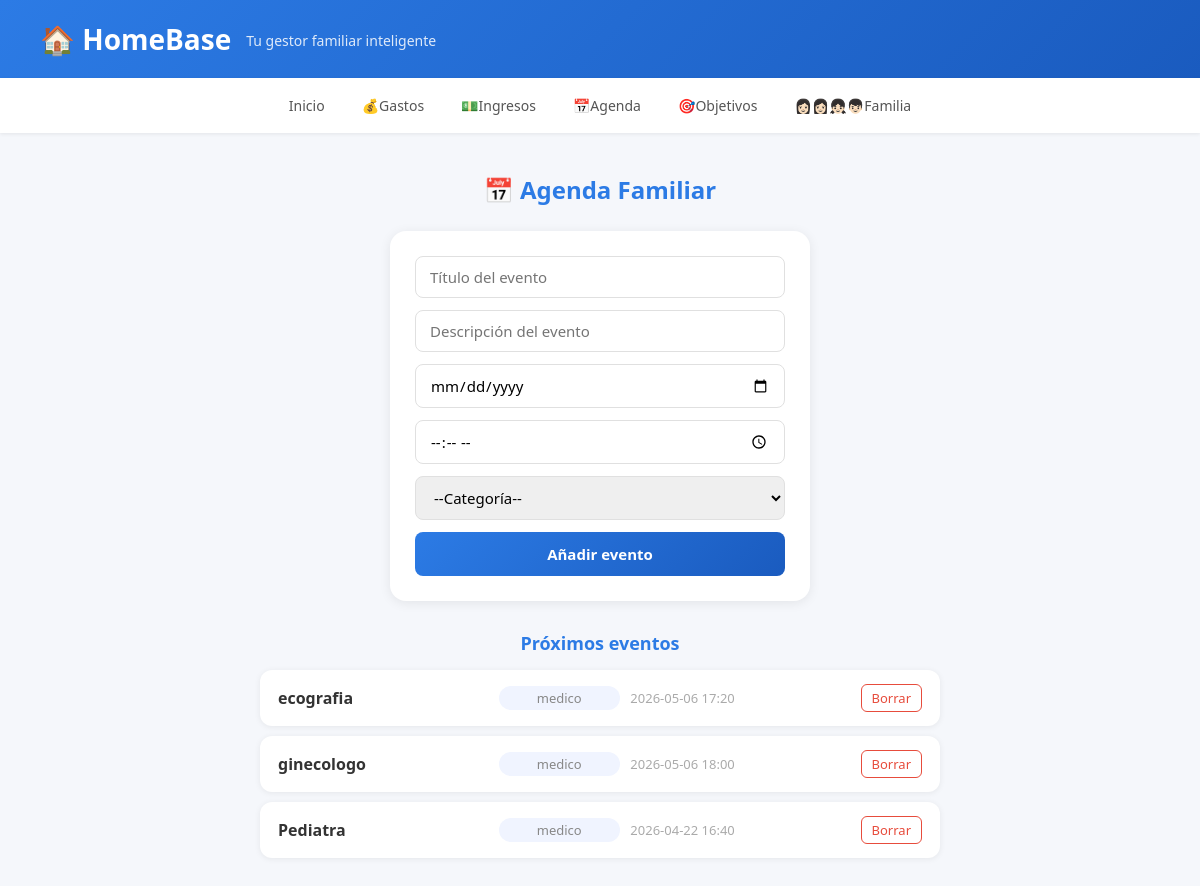
Page /agenda on the earlier database version.
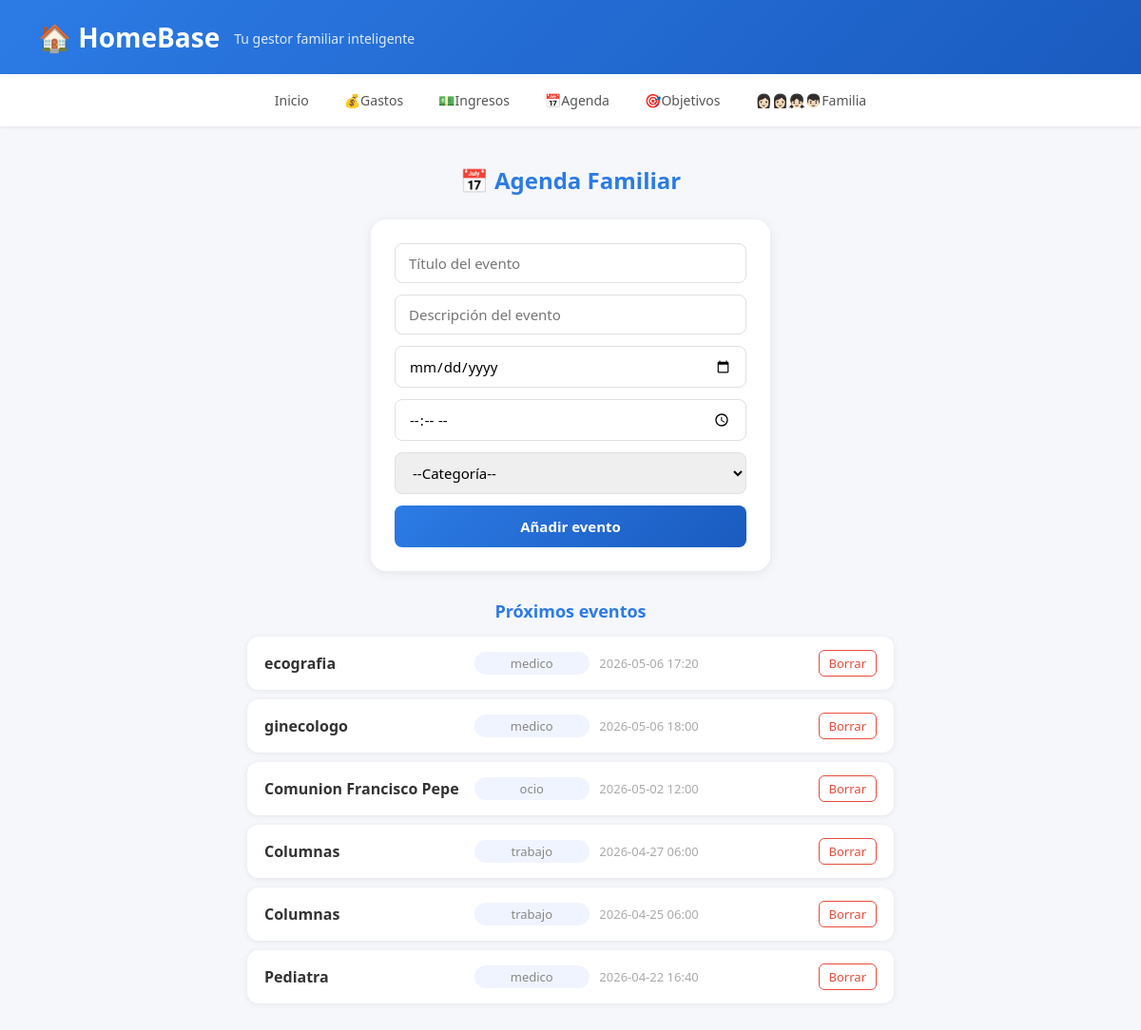
Same page on the later database version.
### tables this page shows
CREATE TABLE agenda(
            id INTEGER PRIMARY KEY AUTOINCREMENT,
            titulo TEXT NOT NULL,
            descripcion TEXT,
            fecha TEXT NOT NULL,
            hora TEXT,
            categoria TEXT NOT NULL);

### app.py (the view, shortened to what this page needs)
@app.route('/agenda', methods=['GET', 'POST'])
def agenda():
    conn = get_db()
    lista_agenda = conn.execute('SELECT * FROM agenda ORDER BY fecha DESC').fetchall()
    conn.close()
    return render_template('agenda.html', eventos=lista_agenda)

### app.py (called while the page is built)
def get_db():
    conn = sqlite3.connect('homebase.db')
    conn.row_factory = sqlite3.Row
    return conn

### templates/agenda.html (shortened to what this page needs)
<!DOCTYPE html>
<html lang="en">
<head>
    <link rel="stylesheet" href="{{ url_for('static', filename='css/estilo.css') }}">
</head>
<body>
    <header>
        <h1>🏠 HomeBase</h1>
        <p> Tu gestor familiar inteligente</p>
    </header>
        <nav>
            <a href="/">Inicio </a>
            <a href="/gastos">💰Gastos</a>
            <a href="/ingresos">💵Ingresos</a>
            <a href="/agenda">📅Agenda</a>
            <a href="#">🎯Objetivos</a>
            <a href="#">👩🏻‍👩🏻‍👧🏻‍👦🏻Familia</a>
        </nav>
    <main>
        <h2>📅 Agenda Familiar</h2>
        <form class="formulario" method="POST" action="/agenda">
            <input type="text" name="titulo" placeholder="Título del evento" required>
            <input type="text" name="descripcion" placeholder="Descripción del evento" >
            <input type="date" name="fecha" required>
            <input type="time" name="hora" required>
            <select name="categoria" required>
                <option value="">--Categoría--</option>
            </select>
            <button type="submit">Añadir evento</button>
        </form>
        <div class="lista-agenda">
            <h3>Próximos eventos</h3>
            {% if eventos %}
                {% for evento in eventos %}
                <div class="evento-item">
                    <span class="evento-titulo">{{ evento ['titulo']}}</span>
                    <span class="evento-cat">{{ evento ['categoria']}}</span>
                    <span class="evento-fecha">{{ evento ['fecha']}} {{ evento['hora']}}</span>
                    <a href="/agenda/borrar/{{ evento['id']}}" class="btn-borrar" onclick="return confirm('¿Estás seguro de que quieres eliminar este evento?');">Borrar</a>
                </div>
                    {% endfor %}
            {% else %}
                <p>No hay eventos registrados.</p>
            {% endif %}

### static/css/estilo.css (style rules this page uses)
* { margin: 0; padding: 0; box-sizing: border-box; font-family: 'Segoe UI', Arial, sans-serif; }
body { background-color: #f5f7fb; color: #333; }
header { background: linear-gradient(135deg, #2c7be5, #1a5bbf); color: white; padding: 20px 40px; display: flex; align-items: center; gap: 15px; box-shadow: 0 2px 10px rgba(0,0,0,0.15); }
header h1 { font-size: 28px; font-weight: 700; }
header p { font-size: 14px; opacity: 0.85; margin-top: 2px; }
nav { background-color: white; display: flex; justify-content: center; gap: 5px; padding: 10px 20px; box-shadow: 0 1px 4px rgba(0,0,0,0.08); }
nav a { color: #555; text-decoration: none; font-size: 14px; padding: 8px 16px; border-radius: 8px; transition: all 0.2s; font-weight: 500; }
main { padding: 40px 20px; width: 100%; display: flex; flex-direction: column; align-items: center; }
main h2 { font-size: 24px; color: #2c7be5; margin-bottom: 25px; text-align: center; }
.formulario { display: flex; flex-direction: column; align-items: center; gap: 12px; margin: 0 auto 30px; max-width: 420px; width: 100%; background: white; padding: 25px; border-radius: 16px; box-shadow: 0 2px 12px rgba(0,0,0,0.08); }
.formulario input, .formulario select { width: 100%; padding: 10px 14px; border-radius: 8px; border: 1.5px solid #e0e0e0; font-size: 15px; transition: border 0.2s; outline: none; }
.formulario button { width: 100%; padding: 12px; background: linear-gradient(135deg, #2c7be5, #1a5bbf); color: white; border: none; border-radius: 8px; font-size: 15px; font-weight: 600; cursor: pointer; transition: opacity 0.2s; }
.lista-gastos, .lista-ingresos, .lista-agenda, .lista-objetivos { max-width: 700px; margin: 0 auto; width: 100%; padding: 0 10px; display: flex; flex-direction: column; }
.lista-gastos h3, .lista-ingresos h3, .lista-agenda h3, .lista-objetivos h3 { color: #2c7be5; margin-bottom: 15px; text-align: center; font-size: 18px; }
.gasto-item, .evento-item { background: white; border-radius: 12px; padding: 14px 18px; margin-bottom: 10px; display: flex; justify-content: space-between; align-items: center; box-shadow: 0 1px 6px rgba(0,0,0,0.07); width: 100%; box-sizing: border-box; gap: 10px; transition: box-shadow 0.2s; }
.gasto-desc, .evento-titulo { font-weight: 600; flex: 2; color: #333; }
.gasto-cat, .evento-cat { color: #888; flex: 1; text-align: center; font-size: 13px; background: #f0f4ff; padding: 3px 8px; border-radius: 99px; }
.gasto-fecha, .evento-fecha { color: #aaa; font-size: 13px; flex: 1; text-align: center; }
.btn-borrar { color: #e74c3c; text-decoration: none; font-size: 13px; font-weight: 500; padding: 4px 10px; border-radius: 6px; border: 1px solid #e74c3c; transition: all 0.2s; }

Differences in the rows shown:
added agenda: titulo "Comunion Francisco Pepe", categoria "ocio", fecha "2026-05-02", hora "12:00"
added agenda: titulo "Columnas", categoria "trabajo", fecha "2026-04-27", hora "06:00"
added agenda: titulo "Columnas", categoria "trabajo", fecha "2026-04-25", hora "06:00"
